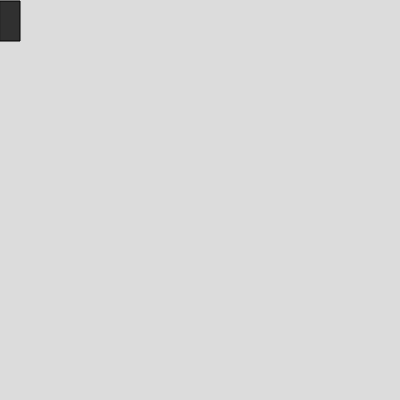
Frame 1 (no input)
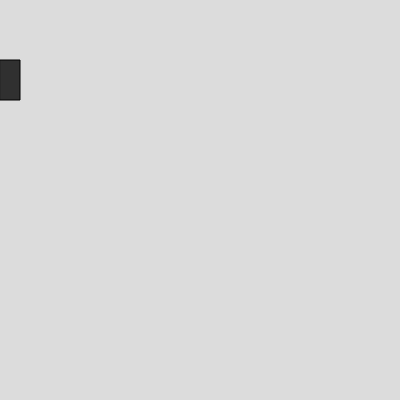
Frame 60 (no input)
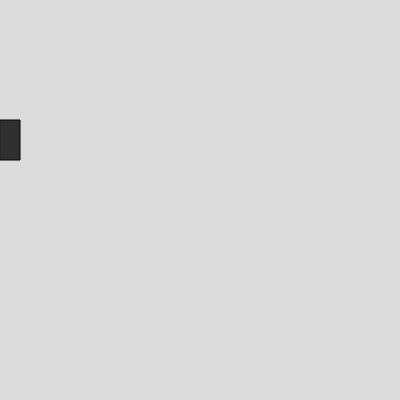
Frame 120 (the mouse pressed at the canvas centre since frame 60)

The p5.js sketch that drew these frames (run headless with seeded random() and noise() and a simulated clock; from frame 60 on, the mouse is pressed at the canvas centre):

// p5.js sketch
// ── sketch.js
var car;

function setup() {
  createCanvas(400, 400);
  car = new Car();
}

function draw() {
  background(220);
  car.update();
  car.show()
}

function keyPressed() {
  if (keyCode === UP_ARROW) {
    car.dir(0, -1);
  } else if (keyCode === DOWN_ARROW) {
    car.dir(0, 1);
  } else if (keyCode === RIGHT_ARROW) {
    car.dir(1, 0);
  } else if (keyCode === LEFT_ARROW) {
    car.dir(-1, 0);
  }
}
// ── car.js
function Car() {
    this.position = createVector(0, 0);
    this.velocity = createVector(0, 1);
    

    this.update = function () {
        this.position.x += this.velocity.x;
        this.position.y += this.velocity.y;

        this.position.x = constrain(this.position.x, 0, width);
        this.position.y = constrain(this.position.y, 0, height);
    }

    this.show = function () {
        fill(48);
        rect(this.position.x, this.position.y, 20, 40);
    }

    this.dir = function(x, y) {
        this.velocity.x = x;
        this.velocity.y = y;
      }
}
// ── game.html
<!DOCTYPE html>
<html lang="en">
<head>
<meta charset="UTF-8">
<meta name="viewport" content="width=device-width, initial-scale=1.0">
<title>Basic Website</title>
<style>
  body {
    font-family: Arial, sans-serif;
    margin: 0;
    padding: 0;
  }
  header {
    background-color: #333;
    color: white;
    padding: 4px;
    text-align: center;
  }
  footer {
    background-color: #333;
    color: white;
    padding: 6px;
    text-align: center;
    position: absolute;
    bottom: 0;
    width: 100%;
  }
  .container {  display: grid;
  grid-template-columns: 3.4fr 1fr;
  grid-template-rows: 0.5fr 1fr;
  gap: 0px 0px;
  grid-auto-flow: row;
  grid-template-areas:
    ". ."
    ". .";
}
nav {
    display: flex;
    justify-content: left;
    background-color: #444;
    padding: 10px;
  }
  nav a {
    color: white;
    text-decoration: none;
    margin: 0 15px;
  }
  .logo1{
    margin-right: auto;
  }
</style>
</head>
<body>
  <header>  
    <div>
        <img src="logo1.jpg" alt="Logo">
    </div>
    <h1>AI Driven Autonomous Car Racing Game</h1>
    <nav>
        <a href="#">Home</a>
        <a href="https://www.example.com">About</a>
        <a href="#">Game</a>
        <a href="#">AI</a>
    </nav>  
  </header>
  
  <main>
    <h2>Main Content</h2>
    <p>This is the main content area of the website.</p>
    <div class="container">
        <div class="game"></div>
        <div class="Game-UI"></div>
        <div class="AI-Stats"></div>
        <div class="LeaderBoard"></div>
      </div>
  </main>
  
  <footer>
    <p>&copy; 2023 BADRI Website. All rights reserved.</p>
  </footer>
</body>
</html>

// ── style.css
.container {  display: grid;
    grid-template-columns: 1fr 1fr 1fr 1fr;
    grid-template-rows: 1fr 8fr 4fr 1fr;
    gap: 0px 0px;
    grid-auto-flow: row;
    grid-template-areas:
      "header header header header"
      "game-container game-container game-container game-container"
      "leaderboard leaderboard AI-stats AI-stats"
      "footer footer footer footer";
  }
  
  .header { grid-area: header; }
  
  .footer { grid-area: footer; }
  
  .game-container { grid-area: game-container; }
  
  .leaderboard { grid-area: leaderboard; }
  
  .AI-stats { grid-area: AI-stats; }
  
